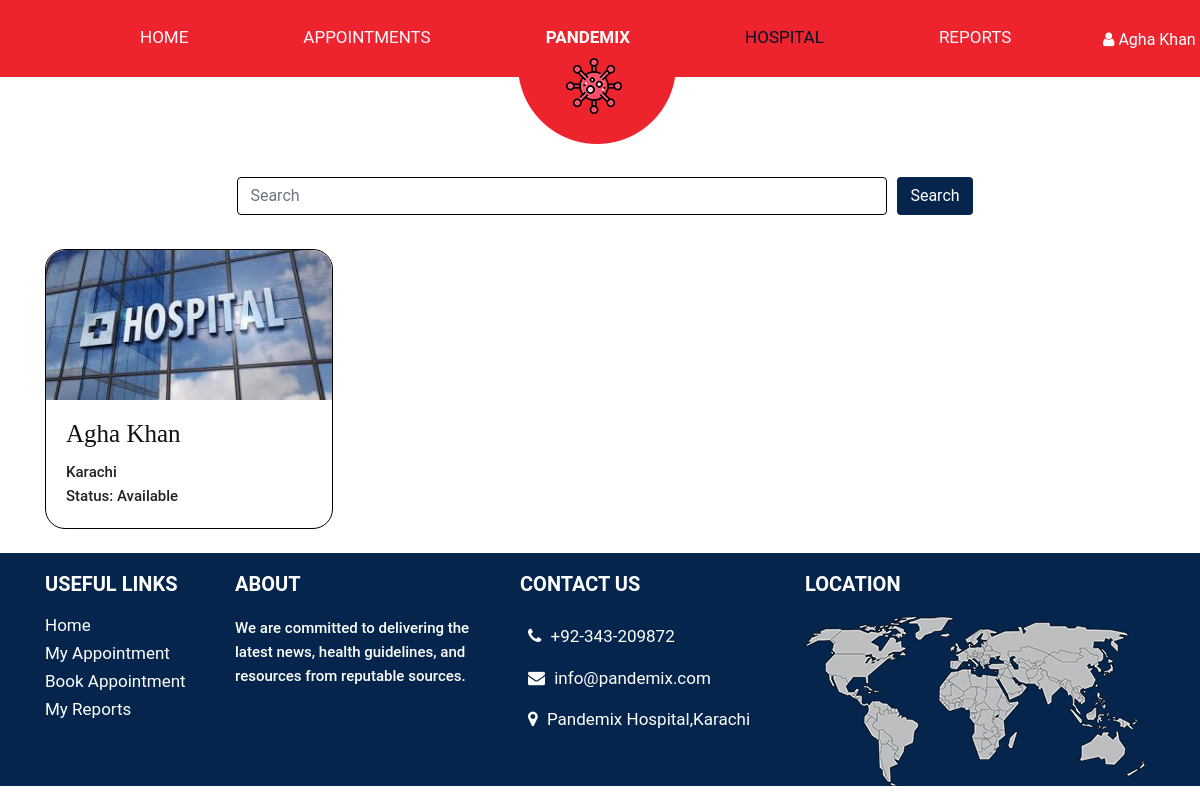
The page /patient/hospitals.php (signed in) on the database as committed earlier.
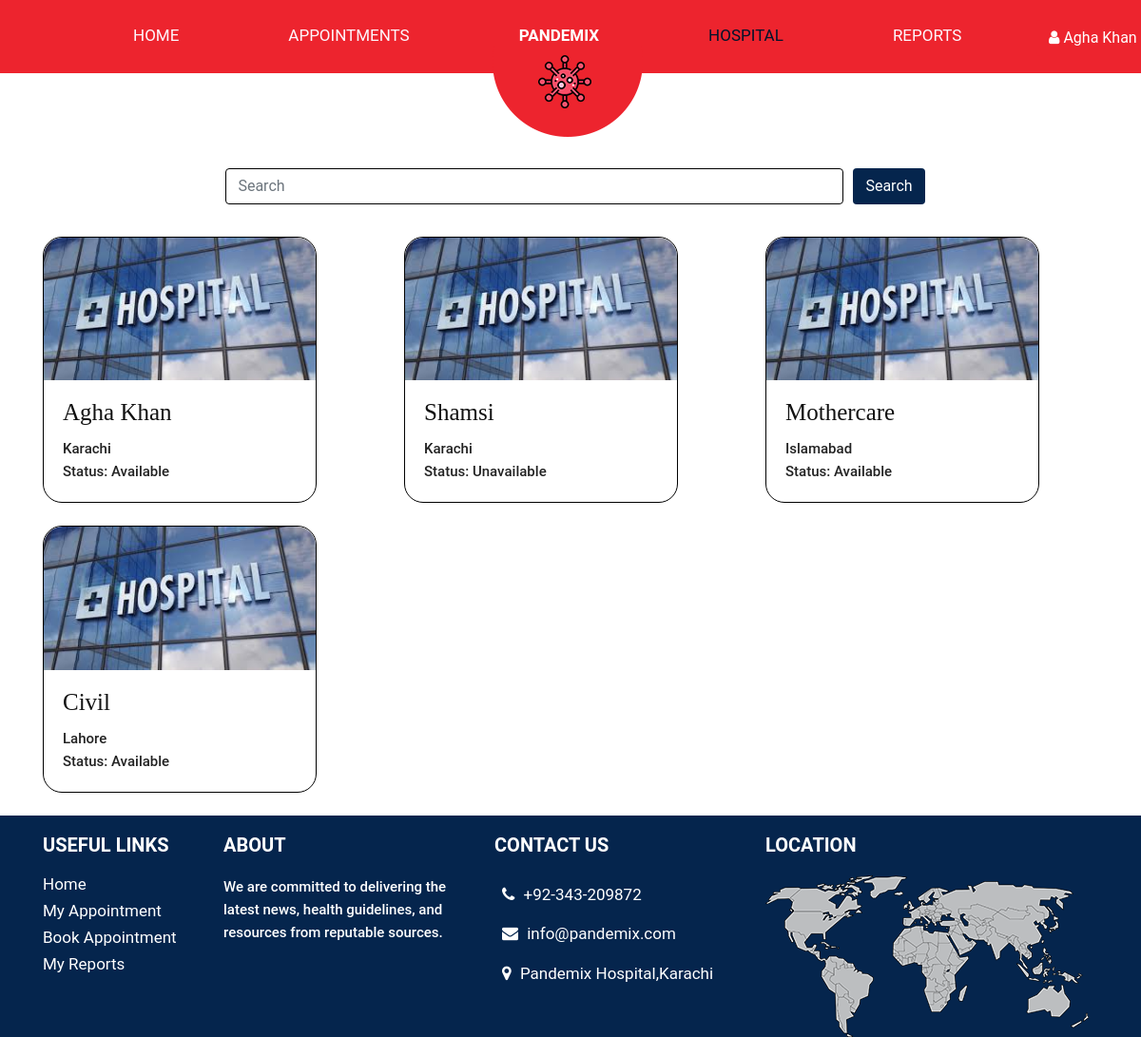
The same page on the database as committed later.
### tables this page shows
CREATE TABLE `hospital` (
  `hospital_id` int(11) NOT NULL,
  `hospital_name` varchar(255) DEFAULT NULL,
  `location` varchar(255) DEFAULT NULL,
  `password` varchar(255) DEFAULT NULL,
  `approval_status` enum('Pending','Approved','Rejected') DEFAULT 'Pending'
);

### patient/hospitals.php (the view, shortened to what this page needs)
<?php
include("../connection.php");
?>
<!DOCTYPE html>
<html lang="en">
<head>
    <link rel="stylesheet" href="../assets/css/bootstrap.min.css">
    <link rel="stylesheet" href="../assets/css/patient.css">
    <link rel="stylesheet" href="../assets/css/responsive.css">
    <link rel="stylesheet" href="https://netdna.bootstrapcdn.com/font-awesome/4.0.3/css/font-awesome.css">
    <link rel="stylesheet" href="https://cdnjs.cloudflare.com/ajax/libs/fancybox/2.1.5/jquery.fancybox.min.css"
        media="screen">
    <link rel="stylesheet" href="https://rawgit.com/LeshikJanz/libraries/master/Bootstrap/baguetteBox.min.css">
</head>
<body class="main-layout">
    <header class="header-area">
        <div class="right">
            <button class="btn dropdown-toggle" data-toggle="dropdown" aria-haspopup="true" aria-expanded="false">
                <i class="fa fa-user" aria-hidden="true"></i>
                <?php echo $_SESSION['patient_name']; ?>
            </button>
        </div>
        <div class="container">
            <div class="row d_flex">
                <div class="col-lg-10 offset-lg-1 col-md-12 col-sm-9">
                    <div class="navbar-area">
                        <nav class="site-navbar">
                            <ul>
                                <li><a href="patient.php">Home</a></li>
                                <li><a href="myappointment.php">Appointments</a></li>
                                <li><a href="patient.php" class="logo_midle">Pandemix</a></li>
                                <li><a class="active" href="hospitals.php">Hospital</a></li>
                                <li><a href="covidreport.php">Reports</a></li>
                            </ul>
                        </nav>
                    </div>
                </div>
            </div>
        </div>
    </header>
    <form class="form-inline" action="hospitals.php" method="GET">
        <input class="form-control" type="search" placeholder="Search" name="search" aria-label="Search">
        <button class="btn btn-search" type="submit">Search</button>
    </form>
    <div class="container mt-4">
        <div class="row">
            <?php
            $search = isset($_GET['search']) ? $_GET['search'] : '';
            $sql = "SELECT * FROM hospital WHERE hospital_name LIKE '%$search%'";
            $result = $con->query($sql);
            if ($result->num_rows > 0) {
                while ($row = $result->fetch_assoc()) {
                    echo '
        <div class="col-lg-4 col-md-6 mb-4">
            <div class="card" style="width: 18rem;">
                <a href="bookappointment.php">
                    <img src="../assets/images/hospital.jpg" class="card-img-top" alt="...">
                    <div class="card-body">
                        <h5 class="card-title">' . $row['hospital_name'] . '</h5>
                        <p class="card-text">' . $row['location'] . '</p>
                        <p class="card-text">Status: ' . ($row['approval_status'] == 'Approved' ? 'Available' : 'Unavailable') . '</p>
                    </div>
                </a>
            </div>
        </div>';
                }
            } else {
                echo '<div class="col-12"><p>No hospitals found.</p></div>';
            }
            ?>
        </div>
    </div>
    <footer>
        <div class="footer">
            <div class="container">
                <div class="row">
                    <div class="col-lg-2 col-md-6 col-sm-6">
                        <div class="hedingh3 text_align_left">
                            <h3>USEFUL LINKS</h3>
                            <ul class="menu_footer">
                                <li><a href="patient.php">Home</a>
                                <li>
                                <li><a href="myappointment.php">My Appointment</a>
                                <li>
                                <li> <a href="bookappointment.php">Book Appointment</a>
                                <li>
                                <li> <a href="covidreport.php">My Reports</a>
                            </ul>
                        </div>
                    </div>
                    <div class="col-lg-3 col-md-6 col-sm-6">
                        <div class="hedingh3 text_align_left">
                            <h3>About</h3>
                            <p>
                                We are committed to delivering the latest news, health guidelines, and resources from
                                reputable
                                sources.
                            </p>
                        </div>
                    </div>
                    <div class="col-lg-3 col-md-6 col-sm-6">
                        <div class="hedingh3  text_align_left">
                            <h3>Contact Us</h3>
                            <ul class="top_infomation">
                                <li><i class="fa fa-phone" aria-hidden="true"></i>
                                    <a href="tel:111-222-333">+92-343-209872</a>
                                </li>
                                <li><i class="fa fa-envelope" aria-hidden="true"></i>
                                    <a href="mailto:ayeshaafzal1573@gmail.com">info@pandemix.com</a>
                                </li>
                                <li> <i class="fa fa-map-marker" aria-hidden="true"></i>
                                    <a href="https://www.google.com/maps/@24.8847152,67.1775322,15z?entry=ttu">Pandemix
                                        Hospital,Karachi</a>
                                </li>
                            </ul>
                        </div>
                    </div>
                    <div class="col-lg-4 col-md-6 col-sm-6">
                        <div class="hedingh3 text_align_left">
                            <h3>Location</h3>
                            <div class="map">
                                <img src="../assets/images/map.png" alt="map" />
                            </div>
                        </div>
                    </div>
                </div>
            </div>
        </div>
    </footer>
</body>
</html>

### assets/css/patient.css (style rules this page uses)
.right>button { background-color: #ed242e !important; color: white; }
a { color: #1f1f1f; text-decoration: none !important; outline: none !important; -webkit-transition: all .3s ease-in-out; -moz-transition: all .3s ease-in-out; -ms-transition: all .3s ease-in-out; -o-transition: all .3s ease-in-out; transition: all .3s ease-in-out; }
h1, h2, h3, h4, h5, h6 { letter-spacing: 0; font-weight: normal; position: relative; padding: 0; font-weight: normal; line-height: normal; color: #111111; margin: 0 }
h3 { font-size: 18px; }
h5 { font-size: 14px }
*, *::after, *::before { -webkit-box-sizing: border-box; -moz-box-sizing: border-box; box-sizing: border-box; }
ul, li, ol { margin: 0px; padding: 0px; list-style: none; }
p { margin: 0px; font-weight: 500; font-size: 15px; line-height: 24px; }
a { color: #222222; text-decoration: none; outline: none !important; }
a, .btn { text-decoration: none !important; outline: none !important; -webkit-transition: all .3s ease-in-out; -moz-transition: all .3s ease-in-out; -ms-transition: all .3s ease-in-out; -o-transition: all .3s ease-in-out; transition: all .3s ease-in-out; }
img { max-width: 100%; height: auto; }
button { border: 0; margin: 0; padding: 0; cursor: pointer; }
.d_flex { display: flex; align-items: center; flex-wrap: wrap; }
.text_align_left { text-align: left; }
body { overflow-x: hidden; font-family: 'Roboto', sans-serif; font-size: 16px; }
.header-area { padding: 25px 6px; color: #f1f1f1; width: 100%; z-index: 9999999; height: 77px; background: #ed242e; }
.logo_midle { color: #fef6fc; font-weight: bold; color: #fff !important; }
.logo_midle::before { position: absolute; content: ""; bottom: -93px; width: 158px; height: 96px; background: url(../images/logo.png); z-index: 999; margin: 0 auto; left: 0; right: 6px; }
.site-navbar { display: flex; align-items: center; }
.site-navbar ul { margin: 0; padding: 0; list-style: none; display: flex; }
.site-navbar ul li a { color: #fef6fc; font-size: 17px; display: block; text-decoration: none; text-transform: uppercase; }
.site-navbar ul li { padding-right: 115px; text-align: center; align-items: center; justify-content: center; }
.site-navbar ul li:last-child { padding-right: 0; }
.site-navbar ul li a.active { color: #00132b; }
.right { position: absolute; width: 80px; right: 30px; height: 77px; top: 0; text-align: center; line-height: 77px; }
html, body { min-height: 100%; }
.footer { padding-top: 20px; background: #05254d; text-align: center; width: 100%; bottom: 0%; }
.hedingh3 h3 { color: #fff; font-size: 20px; padding-bottom: 20px; line-height: 23px; font-weight: bold; text-align: left; text-transform: uppercase; }
.hedingh3 p { color: #fff; text-align: left; margin-bottom: 15px; }
ul.menu_footer { text-align: left; }
ul.menu_footer li a { color: white; font-size: 17px; line-height: 18px; padding-bottom: 10px; display: block; }
ul.top_infomation li { display: block; font-size: 17px; padding: 8px; color: #fff; }
ul.top_infomation li:last-child { padding-right: 0; }
ul.top_infomation li i { margin-right: 5px; color: #fff; text-align: center; transition: ease-in all 0.5s; }
ul.top_infomation li a { color: #fff; }
.form-inline { margin-top: 90px; text-align: center; justify-content: center; align-items: center; }
.form-inline .form-control { width: 650px; margin: 10px; border: 1px black solid; }
.btn-search { background-color: #05254d; color: white; }
.card { border-radius: 20px; border: 0.5px solid black; font-size: 20px; }
.card img { border-top-right-radius: 20px; border-top-left-radius: 20px; }
.card-body .card-title { font-size: 25px; font-family: poppin; font-weight: 500; text-transform: capitalize; }
.card-body .card-text { font-size: 15px !important; }

Rows that differ between the two databases and show on the page:
added hospital: hospital_name "Shamsi", location "Karachi", approval_status "Unavailable"
added hospital: hospital_name "Mothercare", location "Islamabad", approval_status "Available"
added hospital: hospital_name "Civil", location "Lahore", approval_status "Available"
